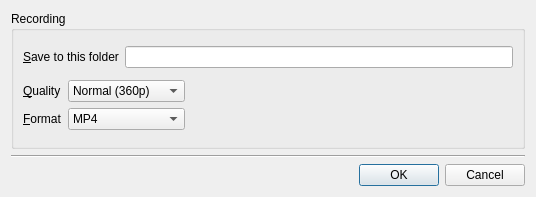
<?xml version="1.0" encoding="UTF-8"?>
<ui version="4.0">
 <class>ConfigDialog</class>
 <widget class="QDialog" name="ConfigDialog">
  <property name="geometry">
   <rect>
    <x>0</x>
    <y>0</y>
    <width>536</width>
    <height>197</height>
   </rect>
  </property>
  <property name="windowTitle">
   <string>Settings</string>
  </property>
  <layout class="QVBoxLayout" name="verticalLayout">
   <item>
    <widget class="QGroupBox" name="groupBox_3">
     <property name="title">
      <string>Recording</string>
     </property>
     <layout class="QVBoxLayout" name="verticalLayout_2">
      <item>
       <layout class="QHBoxLayout" name="horizontalLayout">
        <item>
         <widget class="QLabel" name="label">
          <property name="text">
           <string>&amp;Save to this folder</string>
          </property>
          <property name="buddy">
           <cstring>directory_edit</cstring>
          </property>
         </widget>
        </item>
        <item>
         <widget class="FileChooser" name="directory_edit"/>
        </item>
       </layout>
      </item>
      <item>
       <layout class="QGridLayout" name="gridLayout">
        <item row="0" column="0">
         <widget class="QLabel" name="label_19">
          <property name="text">
           <string>&amp;Quality</string>
          </property>
          <property name="buddy">
           <cstring>recordQualityCombo</cstring>
          </property>
         </widget>
        </item>
        <item row="0" column="1">
         <widget class="QComboBox" name="recordQualityCombo">
          <property name="sizeAdjustPolicy">
           <enum>QComboBox::AdjustToContents</enum>
          </property>
          <item>
           <property name="text">
            <string>Normal (360p)</string>
           </property>
          </item>
          <item>
           <property name="text">
            <string>HD (720p)</string>
           </property>
          </item>
          <item>
           <property name="text">
            <string>Full HD (1080p)</string>
           </property>
          </item>
         </widget>
        </item>
        <item row="0" column="2">
         <spacer name="horizontalSpacer_2">
          <property name="orientation">
           <enum>Qt::Horizontal</enum>
          </property>
          <property name="sizeHint" stdset="0">
           <size>
            <width>298</width>
            <height>20</height>
           </size>
          </property>
         </spacer>
        </item>
        <item row="1" column="0">
         <widget class="QLabel" name="label_21">
          <property name="text">
           <string>&amp;Format</string>
          </property>
          <property name="buddy">
           <cstring>recordFormatCombo</cstring>
          </property>
         </widget>
        </item>
        <item row="1" column="1">
         <widget class="QComboBox" name="recordFormatCombo">
          <item>
           <property name="text">
            <string>MP4</string>
           </property>
          </item>
          <item>
           <property name="text">
            <string>Flv</string>
           </property>
          </item>
         </widget>
        </item>
        <item row="1" column="2">
         <spacer name="horizontalSpacer_3">
          <property name="orientation">
           <enum>Qt::Horizontal</enum>
          </property>
          <property name="sizeHint" stdset="0">
           <size>
            <width>288</width>
            <height>20</height>
           </size>
          </property>
         </spacer>
        </item>
       </layout>
      </item>
     </layout>
    </widget>
   </item>
   <item>
    <widget class="Line" name="line">
     <property name="orientation">
      <enum>Qt::Horizontal</enum>
     </property>
    </widget>
   </item>
   <item>
    <widget class="QDialogButtonBox" name="buttonBox">
     <property name="orientation">
      <enum>Qt::Horizontal</enum>
     </property>
     <property name="standardButtons">
      <set>QDialogButtonBox::Cancel|QDialogButtonBox::Ok</set>
     </property>
    </widget>
   </item>
  </layout>
 </widget>
 <customwidgets>
  <customwidget>
   <class>FileChooser</class>
   <extends>QLineEdit</extends>
   <header>filechooser.h</header>
  </customwidget>
 </customwidgets>
 <tabstops>
  <tabstop>directory_edit</tabstop>
  <tabstop>recordQualityCombo</tabstop>
  <tabstop>recordFormatCombo</tabstop>
  <tabstop>buttonBox</tabstop>
 </tabstops>
 <resources/>
 <connections>
  <connection>
   <sender>buttonBox</sender>
   <signal>accepted()</signal>
   <receiver>ConfigDialog</receiver>
   <slot>accept()</slot>
   <hints>
    <hint type="sourcelabel">
     <x>248</x>
     <y>254</y>
    </hint>
    <hint type="destinationlabel">
     <x>157</x>
     <y>274</y>
    </hint>
   </hints>
  </connection>
  <connection>
   <sender>buttonBox</sender>
   <signal>rejected()</signal>
   <receiver>ConfigDialog</receiver>
   <slot>reject()</slot>
   <hints>
    <hint type="sourcelabel">
     <x>316</x>
     <y>260</y>
    </hint>
    <hint type="destinationlabel">
     <x>286</x>
     <y>274</y>
    </hint>
   </hints>
  </connection>
 </connections>
</ui>
